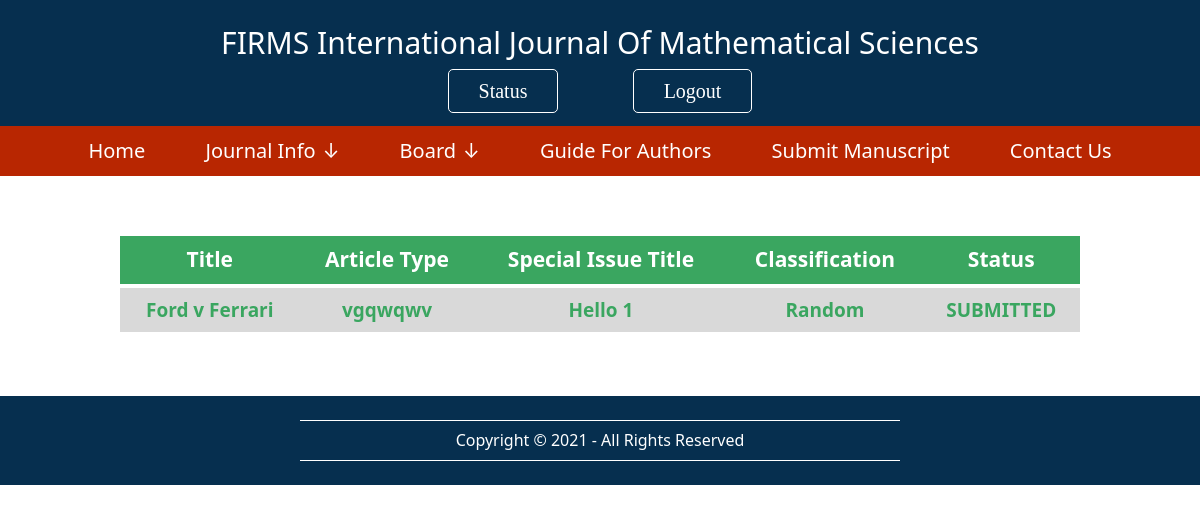
The page /details/ (signed in) on the database as committed earlier.
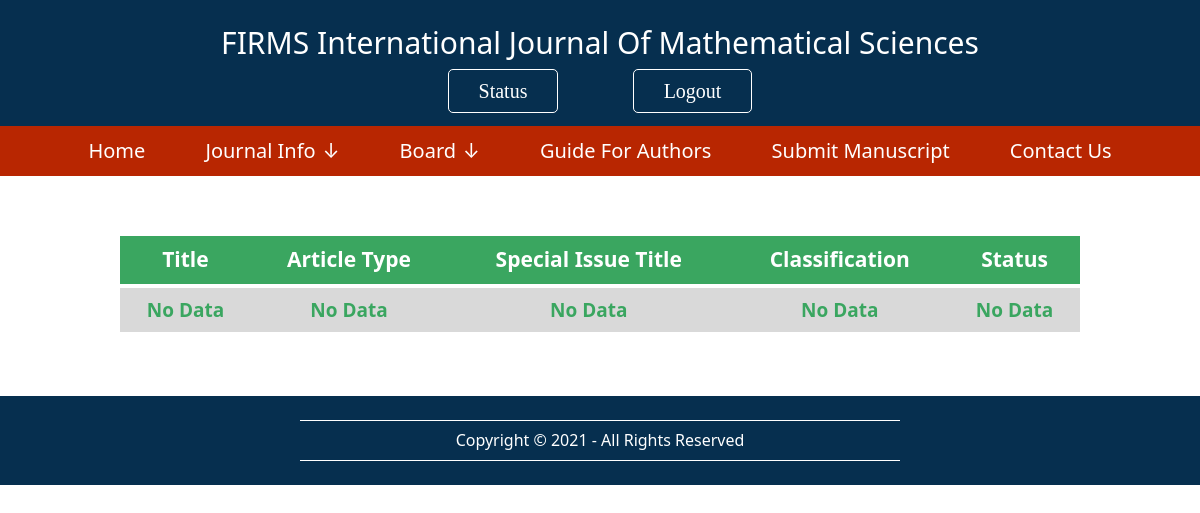
The same page on the database as committed later.
### ije/models.py (models this page shows, shortened)
class Manuscript(models.Model):
	Choices = (('SUBMITTED', 'SUBMITTED'),('IN PROCESSING', 'IN PROCESSING'),('SUCCESSFUL', 'SUCCESSFUL '),('FAILED', 'FAILED'))
	user = models.ForeignKey(CustomUser, on_delete = models.CASCADE, related_name = "author")
	title =  models.CharField(max_length=64)
	article_type =  models.CharField(max_length=64)
	special_title =  models.CharField(max_length=64)
	classification =  models.CharField(max_length=64)
	abstract =  models.TextField()
	keywords =  models.TextField()
	file = models.URLField(max_length=200 , default="www.google.com")
	status = models.CharField(max_length=20, choices=Choices, default='SUBMITTED')

### ije/views.py (the view)
# urls.py: path('details/', views.details , name="details"),
def details(request):
	if not request.user.is_authenticated :
		return HttpResponseRedirect(reverse("ije:index"))
	user = request.user
	data = Manuscript.objects.all().filter(user=user)
	return render(request, "ije/details.html", {
		"data": data
		})

### ije/templates/ije/details.html (shortened to what this page needs)
{% extends 'ije/layout.html' %}
{% load static %}
{% block head %}
	<link rel="stylesheet" type="text/css" href="{% static 'css/details.css' %}">
{% endblock %}
{% block body %}
	<table>
		<thead>
			<tr>
				<th>Title</th>
				<th>Article Type</th>
				<th>Special Issue Title</th>
				<th>Classification</th>
				<th>Status</th>
			</tr>
		</thead>
		<tbody>
			{% for info in data %}
				<tr>
					<td>{{ info.title }}</td>
					<td>{{ info.article_type }}</td>
					<td>{{ info.special_title }}</td>
					<td>{{ info.classification }}</td>
					<td>{{ info.status }}</td>
				</tr>
			{% empty %}
				<tr>
					<td>No Data</td>
					<td>No Data</td>
					<td>No Data</td>
					<td>No Data</td>
					<td>No Data</td>
				</tr>
			{% endfor %}
		</tbody>
	</table>
{% endblock %}

### ije/templates/ije/layout.html (shortened to what this page needs)
{% load static %}
<!DOCTYPE html>
<html lang="en">
<head>
    <link rel="stylesheet" href="{% static 'css/layout.css' %}">
	<link href="https://cdn.jsdelivr.net/npm/bootstrap@5.0.1/dist/css/bootstrap.min.css" rel="stylesheet">
	{% block head %}
	{% endblock %}
</head>
<body>
	<header>
		<div id="upper">
			<div class="container">
				<div class="row">
					<div class="col-sm-12">
						<p id="heading"> FIRMS International Journal Of Mathematical Sciences</p>
					</div>
				</div>
				<div class="user">
					{% if request.user.is_authenticated %}
					    <a id="status" href="{% url 'ije:details' %}">Status</a>
		            	<a href="{% url 'ije:signout' %}">Logout</a>
					{% else %}
						<a href="{% url 'ije:login' %}">Login</a>
					{% endif %}
	        	</div>
			</div>
		</div>
		<nav>
     		<a href="/">Home</a>
           	<div class="dropdown">
            	<a class="arrow">Journal Info</a>
	        </div>
	        <div class="dropdown">
           		<a class="arrow">Board</a>
	        </div>
            <a href="{% url 'ije:gfa' %}">Guide For Authors</a>
            <a href="{% url 'ije:submit_manuscript' %}">Submit Manuscript</a>
            <a href="{% url 'ije:contact' %}">Contact Us</a>
       	</nav>
	</header>
	{% block body %}
	{% endblock %}
	<footer>
		<div id="foot">
			<br>
	        <h6>Copyright © 2021 - All Rights Reserved</h6>
	        <br>
	    </div>
    </footer>
</body>
</html>

### ije/static/css/layout.css (style rules this page uses)
footer { background-color: #062f4f; color: white; }
footer h6 { margin: auto; width: 50%; padding: 10px; border-top: 1px solid white; border-bottom: 1px solid white; text-align: center; }
#heading { margin-top: 20px; margin-bottom: -5px; font-size: 30px; text-align: center; color: white; }
.user { text-align: center; margin-top: 16px; margin-bottom: 15px; }
.user a { font-family: serif; text-decoration: none; border: 1px solid white; border-radius: 5px; padding: 10px 30px 10px 30px; margin: 35px; color: white; font-size: 20px; background-color: #062f4f; }
nav { background-color: #b82601; text-align: center; margin-top: 20px; padding: 10px; }
nav a { cursor: pointer; border: 2px solid #b82601; text-decoration: none; color: white; margin: 18px; padding: 8px; font-size: 20px; }
.arrow::after { padding-left: 7px; content: '\2193'; }
header { background-color: #062f4f; }
.dropdown { position: relative; display: inline-block; }

### ije/static/css/details.css (style rules this page uses)
table , td , th { border-collapse: collapse; padding: 8px; text-align: center; }
table { width: 80%; margin: auto; margin-top: 60px; margin-bottom: 60px; }
thead { background-color: #3aa660; color: white; font-size: 21px; }
tbody { color: #3aa660; font-weight: bold; font-size: 19px; background-color: #d9d9d9; }
tbody tr { border-top: 4px solid white; border-bottom: 4px solid white; }

Rows that differ between the two databases and show on the page:
removed Manuscript: title "Ford v Ferrari", article_type "vgqwqwv", special_title "Hello 1", classification "Random", status "SUBMITTED"
Other text that changed with them:
text now shown: "No Data No Data No Data No Data No Data"
